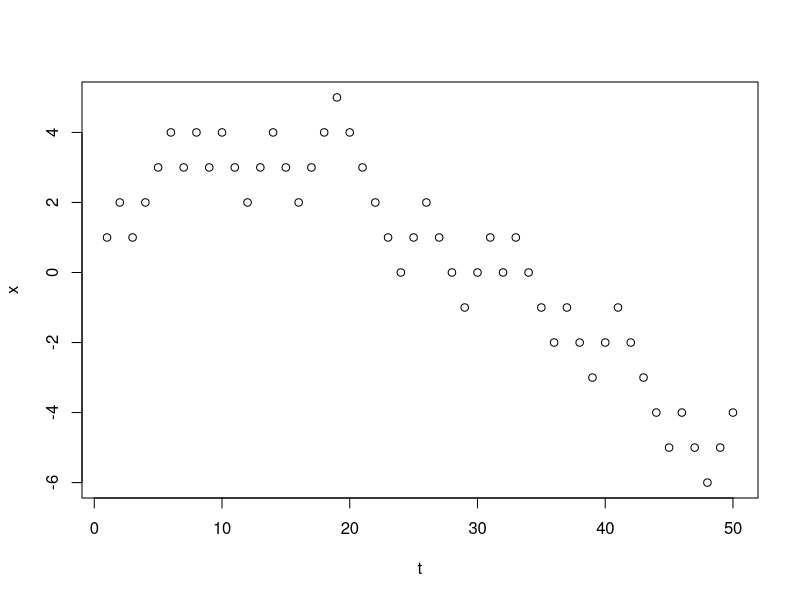
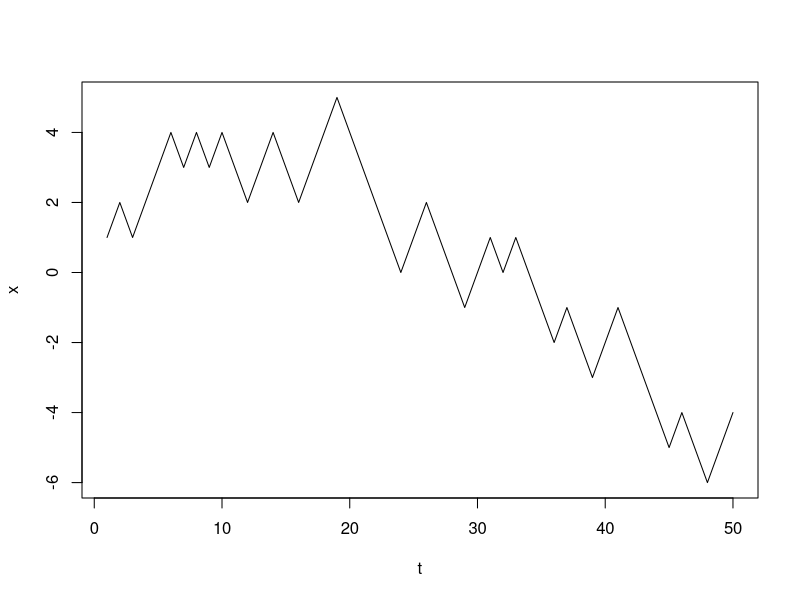
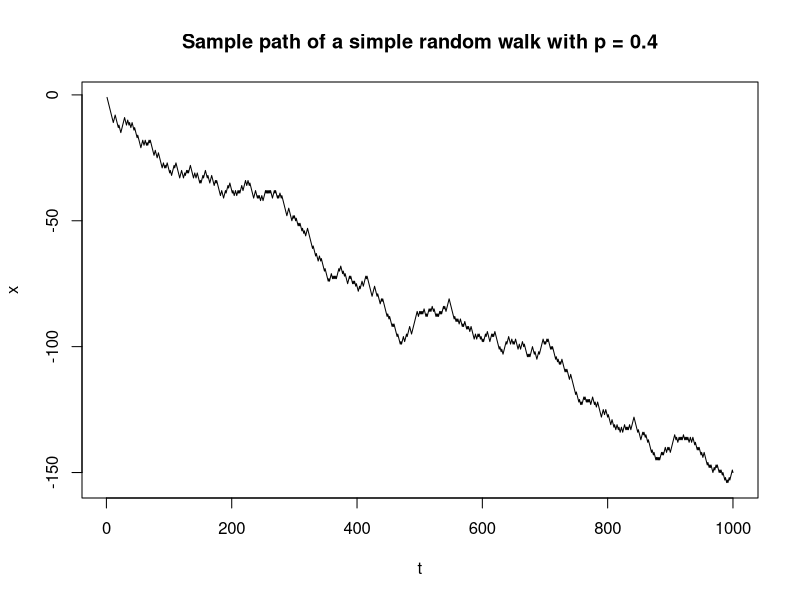
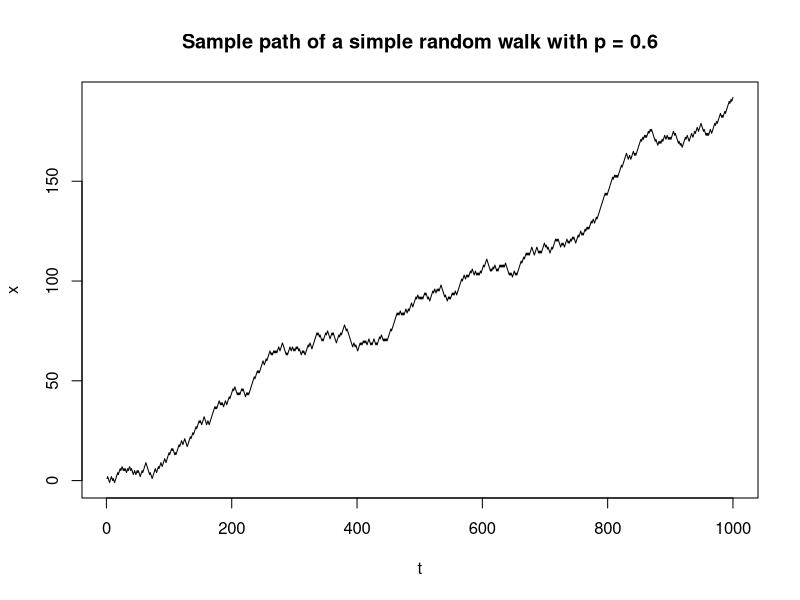

Here is the R script that generated these plots, in order:
## ---- chunk 1
#| echo: true
1+2
## ---- chunk 2
#| echo: true
2*3
## ---- chunk 3
#| echo: true
2/3
## ---- chunk 4
#| echo: true
2**3
## ---- chunk 5
#| echo: true
5*2**3
## ---- chunk 6
#| echo: true
4**2 == 2**4
## ---- chunk 7
#| echo: true
24 ** 23 > 23 ** 24
## ---- chunk 8
#| echo: true
c(2,7,4,1,3)
## ---- chunk 9
#| echo: true
a <- c(2,7,4,1,3)
## ---- chunk 10
#| echo: true
2*a
## ---- chunk 11
#| echo: true
b <- c(5,10,20,15,10)
## ---- chunk 12
#| echo: true
a*b
## ---- chunk 13
#| echo: true
a**2
## ---- chunk 14
#| echo: true
c(1,2) < c(2,3)
## ---- chunk 15
#| echo: true
c(1,2) < c(1,3)
## ---- chunk 16
#| echo: true
a**2 > 10
## ---- chunk 17
#| echo: true
seq(7,94)
## ---- chunk 18
#| echo: true
seq(7,94,2)
## ---- chunk 19
#| echo: true
seq(1,10,0.2)
## ---- chunk 20
#| echo: true
seq(from=1, to=10, by=0.2)
## ---- chunk 21
#| echo: true
seq(to=10, from=1, by=0.2)
## ---- chunk 22
#| echo: true
1:10
## ---- chunk 23
#| echo: true
10:1
## ---- chunk 24
#| echo: true
rep(1,10)
## ---- chunk 25
#| echo: true
rep(1:3,5)
## ---- chunk 26
#| echo: true
rep(seq(2,3,0.5), 4)
## ---- chunk 27
#| echo: true
rep(1:3, each=5)
## ---- chunk 28
#| echo: true
rep(seq(2,3,0.5), each=4)
## ---- chunk 29
#| echo: true
a <- seq(1,10)
b <- sum(a)
b
## ---- chunk 30
#| echo: true
a <- seq(1,10)
c <- cumsum(a)
c
## ---- chunk 31
x <- seq(1,6)
p <- rep(1/6, 6)
sum(x*p)
## ---- chunk 32
sum(p*(x-sum(x*p))**2)
## ---- chunk 33
x <- 1:2024
y <- cumsum(x)
sum(y>10**6)
## ---- chunk 34
#| echo: true
a <- seq(2,20,2)
a[3]
## ---- chunk 35
#| echo: true
a[3:5]
## ---- chunk 36
#| echo: true
a[c(3,7,1)]
## ---- chunk 37
#| echo: true
n <- 10
z <- sample(x=c(-1,1),prob=c(1/2,1/2),size = n, replace = T)
z
## ---- chunk 38
#| echo: true
z <- sample(x=c(-1,1),prob=c(1/2,1/2),size = n, replace = T)
z
## ---- chunk 39
set.seed(100)
n <- 50
z <- sample(x=c(-1,1),prob=c(1/2,1/2),size = n, replace = T)
x <- cumsum(z)
## ---- chunk 40
#| echo: true
x[48]
## ---- chunk 41
abs(x[50])
## ---- chunk 42
#| echo: true
t <- 1:n
plot(t,x)
## ---- chunk 43
#| echo: true
plot(t,x,type='l')
## ---- chunk 44
#| echo: true
SimpleRW <- function(p,n)
{
  z <- sample(x=c(-1,1),prob=c(1-p,p),size = n, replace = T)
  x <- cumsum(z)
  t <- 1:n
  plot(t,x,type='l',main=paste("Sample path of a simple random walk with p =",p))
}
## ---- chunk 45
SimpleRW(0.4,1000)
## ---- chunk 46
SimpleRW(0.6,1000)
